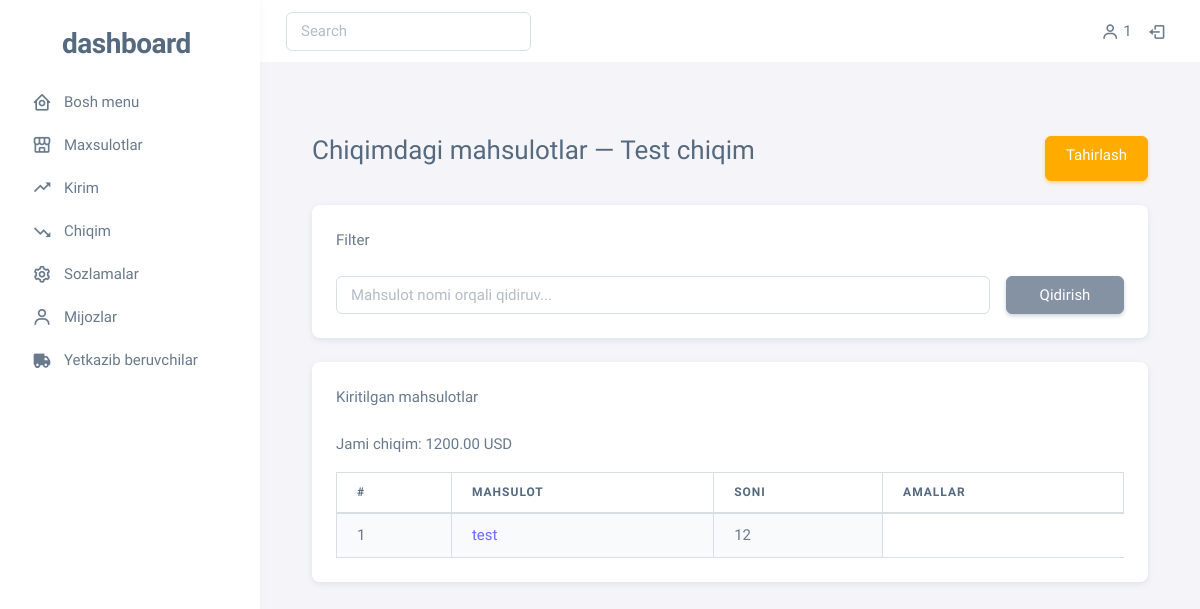
/out/1/ (signed in), run on the app's committed database.
### main/models.py (models this page shows, shortened)
class CustomUser(AbstractUser):
    user_type = models.CharField(max_length=50,
        default='user',
        choices=[
            ('user', 'User'),
            ('deliver', 'Deliver'),
            ('customer', 'Customer')
        ])
    class Meta:
        verbose_name = 'User'
        verbose_name_plural = 'Users'
        ordering = ['-id']

class Out(models.Model):
    description = models.TextField()
    created_at = models.DateTimeField(auto_now_add=True)
    customer = models.ForeignKey('CustomUser', on_delete=models.SET_NULL, null=True)
    class Meta:
        verbose_name = 'Out'
        verbose_name_plural = 'Outs'
        ordering = ['-created_at']

class OutItem(models.Model):
    out = models.ForeignKey(Out, on_delete=models.CASCADE)
    product = models.ForeignKey(Product, on_delete=models.CASCADE)
    quantity = models.PositiveIntegerField()
    created_at = models.DateTimeField(auto_now_add=True)
    class Meta:
        verbose_name = 'OutItem'
        verbose_name_plural = 'OutItems'
        ordering = ['-created_at']

class Product(models.Model):
    name = models.CharField(max_length=100)
    price = models.DecimalField(max_digits=10, decimal_places=2)
    description = models.TextField()
    quantity = models.PositiveIntegerField()
    created_at = models.DateTimeField(auto_now_add=True)
    category = models.ForeignKey('Category', on_delete=models.SET_NULL, null=True)
    class Meta:
        verbose_name = 'Product'
        verbose_name_plural = 'Products'
        ordering = ['-created_at']

### main/views.py (the view)
# urls.py: path('out/<int:out_id>/', views.out_item, name='out_item'),
@login_required(login_url='login')
def out_item(request, out_id):
    out = Out.objects.get(id=out_id)
    out_items = OutItem.objects.filter(out=out)
    total_price = 0
    for item in out_items:
        total_price += item.product.price * item.quantity
    context = {'items': out_items, 'products': Product.objects.all(), 'out': out, 'total_price': total_price}
    return render(request, 'out_item.html', context=context)

### templates/out_item.html
{% extends 'base.html' %}
{% load static %}
{% block content %}
<div class="container mt-5">
  <div class="d-flex justify-content-between align-items-cout mb-4">
    <h3>Chiqimdagi mahsulotlar — {{ out.description }}</h3>
    <a href="{% url 'edit_out' out.id %}" class="btn btn-warning">Tahirlash</a>
  </div>
  <div class="card mb-4">
    <div class="card-header">Filter</div>
    <div class="card-body">
      <form method="GET" class="row g-3" action="{% url 'filter_out_item' out.id %}">
        <div class="col-md-10">
          <input type="text" name="search" class="form-control" placeholder="Mahsulot nomi orqali qidiruv..." value="{{ request.GET.search }}">
        </div>
        <div class="col-md-2">
          <button type="submit" class="btn btn-secondary w-100">Qidirish</button>
        </div>
      </form>
    </div>
  </div>
  <div class="card">
    <div class="card-header">Kiritilgan mahsulotlar</div>
    <div class="card-body">
      <table class="table table-bordered table-striped">
        <thead>
          <tr>
            <th>#</th>
            <th>Mahsulot</th>
            <th>Soni</th>
            <th>Amallar</th>
          </tr>
        </thead>
        <tbody>
          {% for item in items %}
          <tr>
            <td>{{ forloop.counter }}</td>
            <td><a href="{% url 'product_detail' item.product.id %}">{{ item.product.name }}</a></td>
            <td>{{ item.quantity }}</td>
          </tr>
          {% empty %}
          <tr>
            <td colspan="5" class="text-cout">Hozircha hech qanday mahsulot kiritilmagan.</td>
          </tr>
          {% endfor %}
          <div>
            <p>Jami chiqim: {{ total_price }} USD</p>
          </div>
        </tbody>
      </table>
    </div>
  </div>
</div>
{% endblock %}

### templates/base.html (shortened to what this page needs)
<!DOCTYPE html>
{% load static %}
<html lang="en" class="light-style layout-menu-fixed" dir="ltr" data-theme="theme-default" data-assets-path="{% static 'assets/' %}" data-template="vertical-menu-template-free">
  <head>
    <link rel="stylesheet" href="{% static 'assets/vendor/fonts/boxicons.css' %}" />
    <link rel="stylesheet" href="{% static 'assets/vendor/css/core.css' %}" class="template-customizer-core-css" />
    <link rel="stylesheet" href="{% static 'assets/vendor/css/theme-default.css' %}" class="template-customizer-theme-css" />
    <link rel="stylesheet" href="{% static 'assets/css/demo.css' %}" />
    <link rel="stylesheet" href="{% static 'assets/vendor/libs/perfect-scrollbar/perfect-scrollbar.css' %}" />
    <link rel="stylesheet" href="{% static 'assets/vendor/libs/apex-charts/apex-charts.css' %}" />
  </head>
  <body>
    <div class="layout-wrapper layout-content-navbar">
      <div class="layout-container">
        <aside id="layout-menu" class="layout-menu menu-vertical menu bg-menu-theme">
          <div class="app-brand demo">
            <a href="index.html" class="app-brand-link">
              <span class="app-brand-logo demo">
                <svg width="25" viewBox="0 0 25 42" xmlns="http://www.w3.org/2000/svg">
                </svg>
              </span>
              <span class="app-brand-text demo menu-text fw-bolder ms-2">Dashboard</span>
            </a>
          </div>
          <div class="menu-inner py-1">
            <ul class="menu-item">
              <li class="menu-item">
                <a href="{% url 'index' %}" class="menu-link">
                  <i class="menu-icon tf-icons bx bx-home-circle"></i>
                  <div>Bosh menu</div>
                </a>
              </li>
              <li class="menu-item">
                <a href="{% url 'products' %}" class="menu-link">
                    <i class='menu-icon bx bx-store-alt'></i>
                  <div>Maxsulotlar</div>
                </a>
              </li>
              <li class="menu-item">
                <a href="{% url 'enter' %}" class="menu-link">
                  <i class='menu-icon bx bx-trending-up'></i>
                  <div>Kirim</div>
                </a>
              </li>
              <li class="menu-item">
                <a href="{% url 'out' %}" class="menu-link">
                  <i class='menu-icon bx bx-trending-down' ></i>
                  <div>Chiqim</div>
                </a>
              </li>
              <li class="menu-item">
                <a href="{% url 'settings' %}" class="menu-link">
                  <i class="menu-icon tf-icons bx bx-cog"></i>
                  <div>Sozlamalar</div>
                </a>
              </li>
              <li class="menu-item"><a href="{% url 'customers' %}" class="menu-link">
                <i class="menu-icon tf-icons bx bx-user"></i>
                <div>Mijozlar</div>
              </a>
              </li>
              <li class="menu-item">
                <a href="{% url 'delivers' %}" class="menu-link">
                  <i class="menu-icon tf-icons bx bxs-truck"></i>
                  <div>Yetkazib beruvchilar</div>
                </a>
              </li>
            </ul>
          </div>
        </aside>
        <div class="layout-page">
          <nav class="layout-navbar container-xxl navbar navbar-expand-xl navbar-light bg-navbar-theme">
            <div class="navbar-nav-right d-flex align-items-center" id="navbar-collapse">
              <form action="#" method="get">
                <input type="search" class="form-control" placeholder="Search" />
              </form>
              <ul class="navbar-nav flex-row align-items-center ms-auto">
                <li class="nav-item">
                  <a href="#" class="nav-link">
                    <i class="bx bx-user"></i>
                    <span class="d-none d-md-inline-block">{{user.username}}</span>
                  </a>
                </li>
                <li class="nav-item">
                  <a href="{% url 'logout' %}" class="nav-link">
                    <i class="bx bx-log-out"></i>
                  </a>
                </li>
              </ul>
            </div>
          </nav>
          <div class="content-wrapper">
            <div class="container-xxl flex-grow-1 container-p-y">
              {% block content %}{% endblock content %}
            </div>
          </div>
        </div>
      </div>
    </div>
  </body>
</html>

### static/assets/css/demo.css (style rules this page uses)
.menu .app-brand.demo { height: 64px; margin-top: 12px; }
.app-brand-logo.demo svg { width: 22px; height: 38px; }
.app-brand-text.demo { font-size: 1.75rem; letter-spacing: -0.5px; text-transform: lowercase; }

### data on the page
CustomUser: username "1"
Out: description "Test chiqim"
OutItem: product.name "test", quantity "12"

### other printed values
{{ total_price }} "1200.00"
